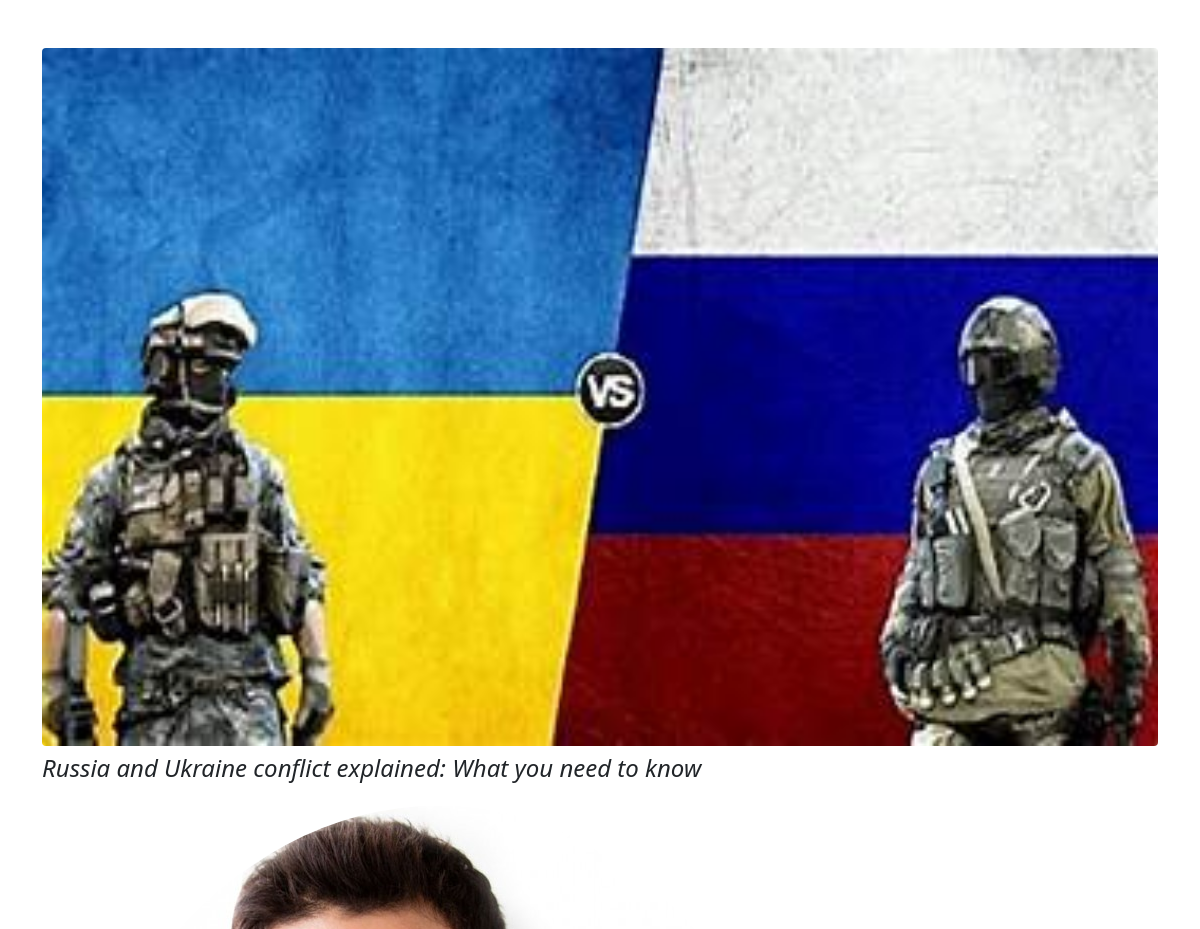
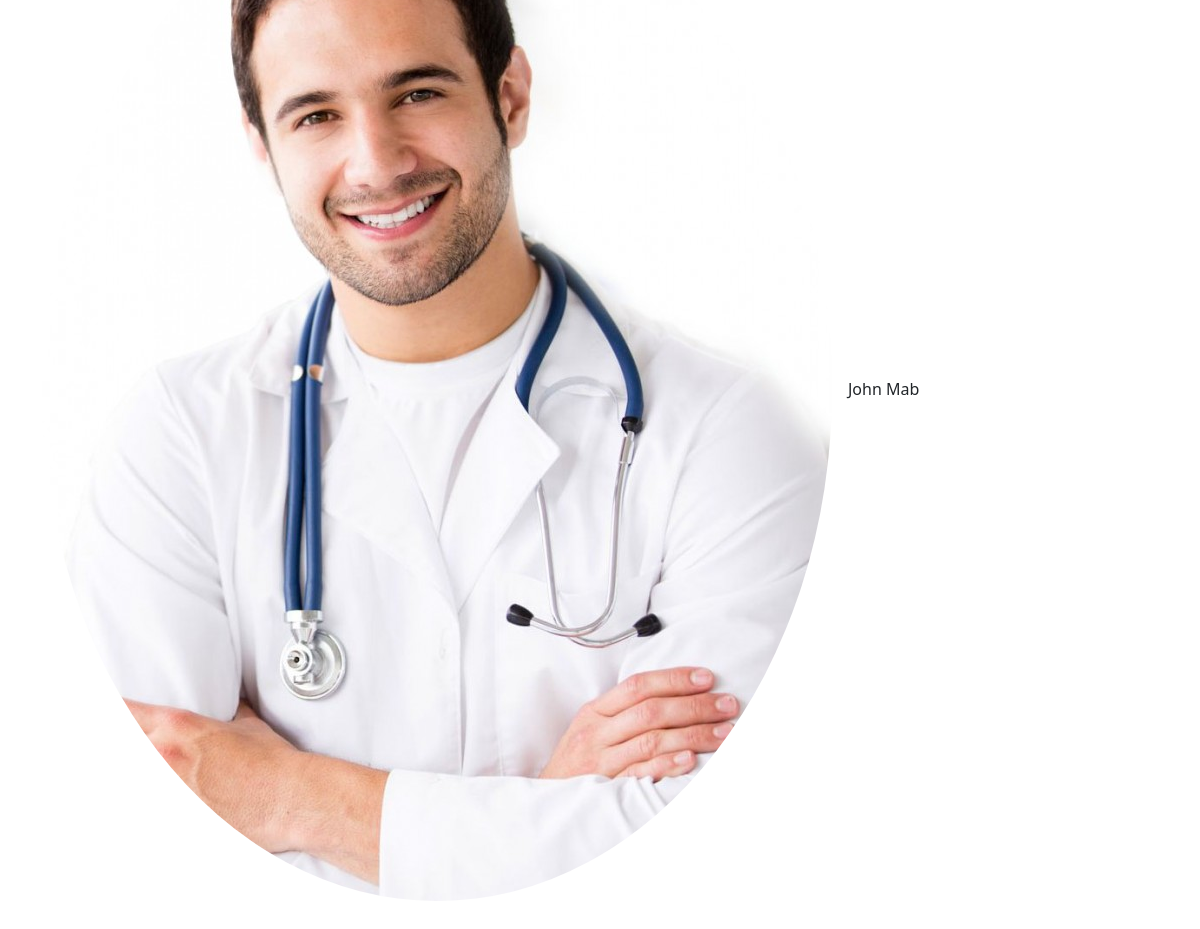
Screenshot of /articles/article/russia-and-ukraine-conflict-explained-what-you-need-to-know/ with the database file from the repository (2 pictures, top to bottom).
### article/models.py (models this page shows, shortened)
class ArticleModel(models.Model):
    title = models.CharField(max_length=200)
    slug = models.SlugField()
    image = models.ImageField(null=True, blank=True)
    author = models.ForeignKey(User, on_delete=models.CASCADE)
    body = models.TextField()
    category = models.CharField(max_length=200)

### authors/models.py (models this page shows)
class AuthorDetailsModel(models.Model):
    user = models.OneToOneField(User, on_delete=models.CASCADE)
    phone_no = models.CharField(max_length=15, null=True)
    image = models.ImageField(null=True, blank=True)
    specialized_in = models.CharField(null=True, blank=True, max_length=200)

### article/views.py (the view)
# urls.py: path('article/<slug:slug>/', ArticleDetailView.as_view(), name="article-details"),
class ArticleDetailView(DetailView):
    model = ArticleModel
    template_name = 'articles/article_detail.html'
    context_object_name = 'article'

### article/templates/articles/article_detail.html
{% extends 'articles/base.html' %}
{% block content %}
    <div class="container mb-5 mt-5">
        <figure class="figure w-100">
            <img src="{{ article.image.url }}" class="figure-img img-fluid rounded w-100" alt="...">
            <h4 style="text-decoration: dashed;font-style: italic;">{{article.title}}</h4>
        </figure>
        <div class="d-flex align-items-center" href="">
            <div class="avatar avatar-l"><img class="rounded-circle" src="{{article.author.authordetailsmodel.image.url}}" alt=""></div>
            <h6 class="mb-0 ms-3">{{article.author.get_full_name}}</h6>
        </div>
    </div>
{% endblock %}

### rows the page displays
ArticleModel: image (picture), title "Russia and Ukraine conflict explained: What you need to know", author.authordetailsmodel.image (picture), author.get_full_name "John Mab"
